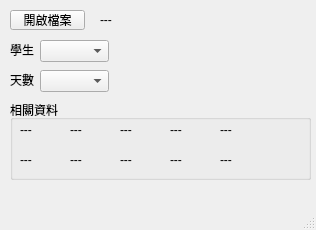
<?xml version="1.0" encoding="UTF-8"?>
<ui version="4.0">
 <class>MainWindow</class>
 <widget class="QMainWindow" name="MainWindow">
  <property name="geometry">
   <rect>
    <x>0</x>
    <y>0</y>
    <width>316</width>
    <height>230</height>
   </rect>
  </property>
  <property name="windowTitle">
   <string>MainWindow</string>
  </property>
  <widget class="QWidget" name="centralwidget">
   <widget class="QPushButton" name="pushButton_openfile">
    <property name="geometry">
     <rect>
      <x>10</x>
      <y>10</y>
      <width>75</width>
      <height>20</height>
     </rect>
    </property>
    <property name="text">
     <string>開啟檔案</string>
    </property>
   </widget>
   <widget class="QLabel" name="label_filepath">
    <property name="geometry">
     <rect>
      <x>100</x>
      <y>10</y>
      <width>231</width>
      <height>20</height>
     </rect>
    </property>
    <property name="text">
     <string>---</string>
    </property>
   </widget>
   <widget class="QLabel" name="label_2">
    <property name="geometry">
     <rect>
      <x>10</x>
      <y>40</y>
      <width>47</width>
      <height>20</height>
     </rect>
    </property>
    <property name="text">
     <string>學生</string>
    </property>
   </widget>
   <widget class="QLabel" name="label_3">
    <property name="geometry">
     <rect>
      <x>10</x>
      <y>70</y>
      <width>47</width>
      <height>20</height>
     </rect>
    </property>
    <property name="text">
     <string>天數</string>
    </property>
   </widget>
   <widget class="QComboBox" name="comboBox_students">
    <property name="geometry">
     <rect>
      <x>40</x>
      <y>40</y>
      <width>69</width>
      <height>22</height>
     </rect>
    </property>
   </widget>
   <widget class="QComboBox" name="comboBox_day">
    <property name="geometry">
     <rect>
      <x>40</x>
      <y>70</y>
      <width>69</width>
      <height>22</height>
     </rect>
    </property>
   </widget>
   <widget class="QGroupBox" name="groupBox">
    <property name="geometry">
     <rect>
      <x>10</x>
      <y>100</y>
      <width>301</width>
      <height>80</height>
     </rect>
    </property>
    <property name="title">
     <string>相關資料</string>
    </property>
    <widget class="QLabel" name="label_dataname03">
     <property name="geometry">
      <rect>
       <x>110</x>
       <y>20</y>
       <width>47</width>
       <height>20</height>
      </rect>
     </property>
     <property name="text">
      <string>---</string>
     </property>
    </widget>
    <widget class="QLabel" name="label_dataname05">
     <property name="geometry">
      <rect>
       <x>210</x>
       <y>20</y>
       <width>47</width>
       <height>20</height>
      </rect>
     </property>
     <property name="text">
      <string>---</string>
     </property>
    </widget>
    <widget class="QLabel" name="label_dataname04">
     <property name="geometry">
      <rect>
       <x>160</x>
       <y>20</y>
       <width>47</width>
       <height>20</height>
      </rect>
     </property>
     <property name="text">
      <string>---</string>
     </property>
    </widget>
    <widget class="QLabel" name="label_data04">
     <property name="geometry">
      <rect>
       <x>160</x>
       <y>50</y>
       <width>47</width>
       <height>20</height>
      </rect>
     </property>
     <property name="text">
      <string>---</string>
     </property>
    </widget>
    <widget class="QLabel" name="label_data05">
     <property name="geometry">
      <rect>
       <x>210</x>
       <y>50</y>
       <width>47</width>
       <height>20</height>
      </rect>
     </property>
     <property name="text">
      <string>---</string>
     </property>
    </widget>
    <widget class="QLabel" name="label_data02">
     <property name="geometry">
      <rect>
       <x>60</x>
       <y>50</y>
       <width>47</width>
       <height>20</height>
      </rect>
     </property>
     <property name="text">
      <string>---</string>
     </property>
    </widget>
    <widget class="QLabel" name="label_data01">
     <property name="geometry">
      <rect>
       <x>10</x>
       <y>50</y>
       <width>47</width>
       <height>20</height>
      </rect>
     </property>
     <property name="text">
      <string>---</string>
     </property>
    </widget>
    <widget class="QLabel" name="label_data03">
     <property name="geometry">
      <rect>
       <x>110</x>
       <y>50</y>
       <width>47</width>
       <height>20</height>
      </rect>
     </property>
     <property name="text">
      <string>---</string>
     </property>
    </widget>
    <widget class="QLabel" name="label_dataname02">
     <property name="geometry">
      <rect>
       <x>60</x>
       <y>20</y>
       <width>47</width>
       <height>20</height>
      </rect>
     </property>
     <property name="text">
      <string>---</string>
     </property>
    </widget>
    <widget class="QLabel" name="label_dataname01">
     <property name="geometry">
      <rect>
       <x>10</x>
       <y>20</y>
       <width>47</width>
       <height>20</height>
      </rect>
     </property>
     <property name="text">
      <string>---</string>
     </property>
    </widget>
   </widget>
  </widget>
  <widget class="QMenuBar" name="menubar">
   <property name="geometry">
    <rect>
     <x>0</x>
     <y>0</y>
     <width>316</width>
     <height>21</height>
    </rect>
   </property>
  </widget>
  <widget class="QStatusBar" name="statusbar"/>
 </widget>
 <resources/>
 <connections/>
</ui>
